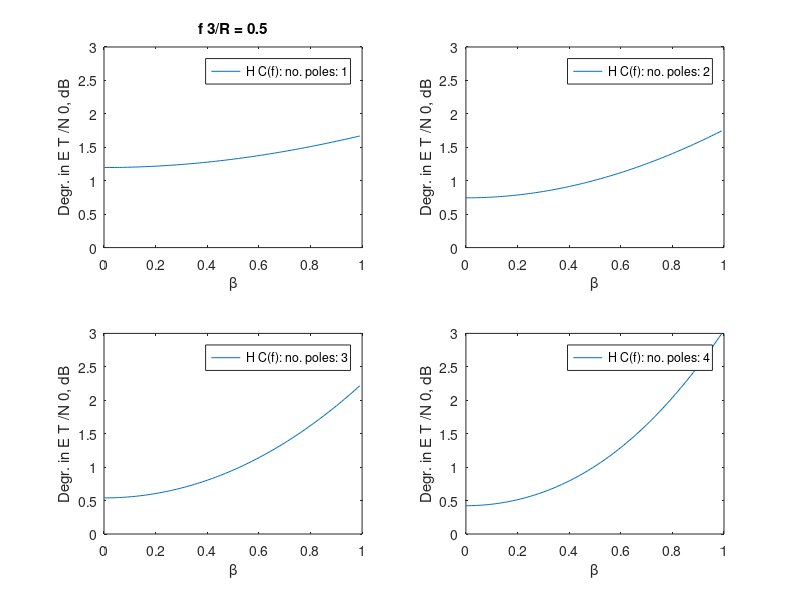

The MATLAB source for this figure:
% ﬁle: c9ce3.m
% Computation of degradation for raised-cosine signaling
% through a channel modeled as Butterworth
%
clf
T = 1;
f3 = 0.5/T;
for np = 1:4;
beta = 0.001:.01:1;
Lb = length(beta);
for k = 1:Lb
beta0 = beta(k);
f1 = (1-beta0)/(2*T);
f2 = (1+beta0)/(2*T);
fmax = 1/T;
f = 0:.001:fmax;
I1 = find(f>=0 & f<f1);
I2 = find(f>=f1 & f<f2);
I3 = find(f>=f2 & f<=fmax);
Prc = zeros(size(f));
Prc(I1) = T;
Prc(I2) = (T/2)*(1+cos((pi*T/beta0)*(f(I2)-(1-beta0)/(2*T))));
Prc(I3) = 0;
integrand = Prc.*sqrt(1+(f./f3).^(2*np));
F(k) = (2*trapz(f, integrand)).^2;
end
FdB = 10*log10(F);
subplot(2,2,np), plot(beta, FdB), xlabel('\beta'),ylabel('Degr. in E T /N 0, dB'),legend(['H C(f): no. poles: ', num2str(np)]), axis([0 1 0 3])
if np == 1
title(['f 3/R = ', num2str(f3*T)])
end
end
% End of script ﬁle